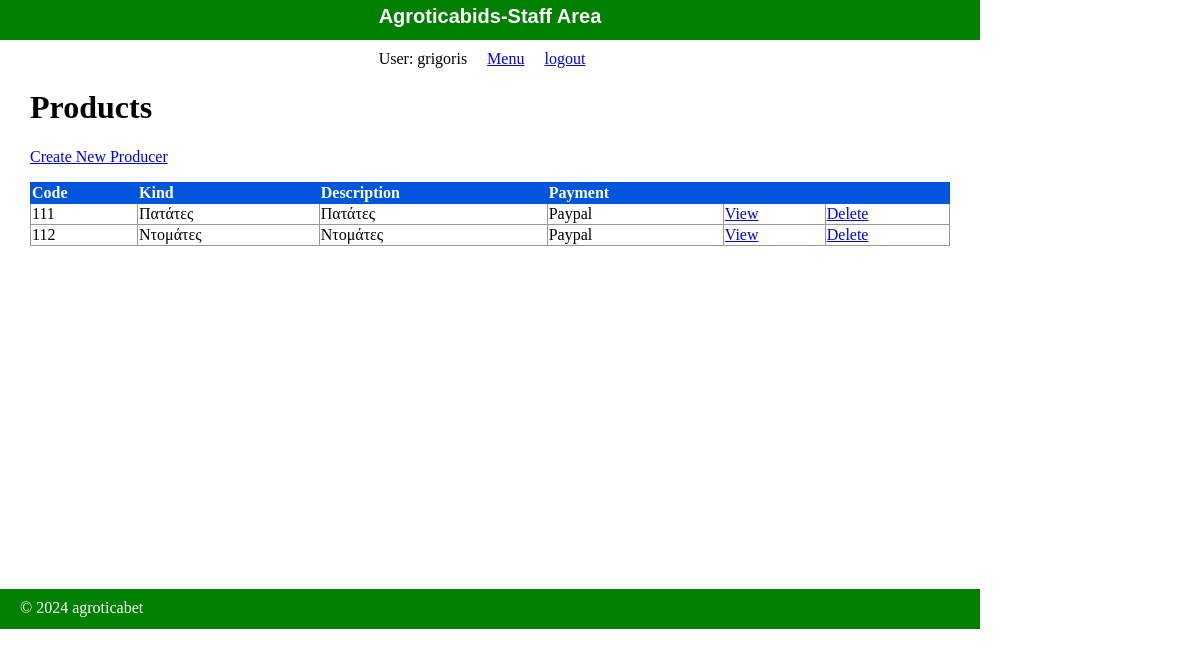
Page /public/staff/products/index.php (signed in) on the committed database.
### tables this page shows
CREATE TABLE `products` (
  `code` int(11) NOT NULL,
  `kind` varchar(255) DEFAULT NULL,
  `description` text,
  `payment` text
);

### private/functions.php (called while the page is built, shortened)
<?php
function url_for($script_path) {
  return WWW_ROOT . $script_path;
}
function u($string="") {
  return urlencode($string);
}
function h($string="") {
  return htmlspecialchars($string);
}
?>

### private/query_functions.php (called while the page is built, shortened)
<?php
    function find_all_products() {
      global $db;
      $sql = "SELECT * FROM products ";
      $sql .= "ORDER BY code ASC";
      $result = mysqli_query($db, $sql);
      return $result;
    }
  ?>

### public/staff/products/index.php (the view, shortened to what this page needs)
<?php
  $product_set = find_all_products();
?>
<?php include(SHARED_PATH . '/staff_header.php'); ?>
<div id="content">
  <div class="products listing">
    <h1>Products</h1>
    <div class="actions">
      <a class="actions" href="<?php echo url_for('/staff/products/new.php'); ?>"> Create New Producer</a>
    </div>
    <table class="list">
      <tr>
        <th>Code</th>
        <th>Kind</th>
        <th>Description</th>
        <th>Payment</th>
        <th>&nbsp;</th>
        <th>&nbsp;</th>
      </tr>
  <?php while($product = mysqli_fetch_assoc($product_set)) { ?>
      <tr>
          <td><?php echo h($product['code']); ?></td>
          <td><?php echo h($product['kind']); ?></td>
          <td><?php echo h($product['description']); ?></td>
          <td><?php echo h($product['payment']); ?></td>
          <td><a class="action" href="<?php echo url_for('/staff/products/show.php?id=' . h(u($product['code']))); ?>">View</a></td>
          <td><a class="action" href="<?php echo url_for('/staff/products/delete.php?code=' . h(u($product['code']))); ?>">Delete</a></td>
    	 </tr>
  <?php } ?>
</table>
</div>
</div>
<?php include(SHARED_PATH . '/staff_footer.php'); ?>

### public/stylesheets/staff.css (style rules this page uses)
html { height: 100%; width: 100%; }
body { height: 980px; width: 100%; margin: 0; padding: 0; }
#content { width: 920px; min-height: 500px; padding: 0 30px; }
.actions { margin-bottom: 1em; }
table { border-collapse: collapse; vertical-align: top; }
table.list { width: 100%; }
table.list tr td { border: 1px solid #999999; }
table.list tr th { border: 1px solid #0055DD; background: #0055DD; color: white; text-align: left; }

### rows in the picture
products: code "111", kind "Πατάτες", description "Πατάτες", payment "Paypal"
products: code "112", kind "Ντομάτες", description "Ντομάτες", payment "Paypal"

### other values in the picture
$_SESSION['username'] "grigoris"
